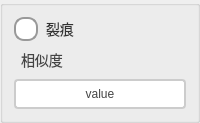
            <widget class="QGroupBox" name="groupBox_7">
             <property name="title">
              <string/>
             </property>
             <layout class="QVBoxLayout" name="verticalLayout_7">
              <item>
               <widget class="QRadioButton" name="rbtn_crackEnable">
                <property name="sizePolicy">
                 <sizepolicy hsizetype="Minimum" vsizetype="Minimum">
                  <horstretch>0</horstretch>
                  <verstretch>0</verstretch>
                 </sizepolicy>
                </property>
                <property name="styleSheet">
                 <string notr="true">QRadioButton {
    spacing: 8px;
    font-size: 14px;
    color: #333;  /* 保持原始文字颜色 */
}

/* 未选中状态 */
QRadioButton::indicator {
    width: 20px;
    height: 20px;
    border-radius: 10px;
    border: 2px solid #999;
    background: #ffffff;
}

/* 悬停效果 */
QRadioButton::indicator:hover {
    border: 2px solid #666;
}

/* 选中状态 */
QRadioButton::indicator:checked {
    border: 2px solid #FF6B00;  /* 橙色边框 */
}

/* 选中时的内圆 */
QRadioButton::indicator:checked {
    background-color: qradialgradient(
        cx:0.5, cy:0.5,
        radius:0.4,
        fx:0.5, fy:0.5,
        stop:0 #FF6B00,  /* 主橙色 */
        stop:1 transparent
    );
}

/* 禁用状态 */
QRadioButton:::disabled {
    border: 2px solid #ccc;
    background: #eee;
}

/* 点击动画效果 */
QRadioButton::indicator:pressed {
    border: 2px solid #CC5500;  /* 深橙色边框 */
    background-color: qradialgradient(
        cx:0.5, cy:0.5,
        radius:0.5,
        fx:0.5, fy:0.5,
        stop:0 #FFD8B3,  /* 浅橙色渐变 */
        stop:1 transparent
    );
}</string>
                </property>
                <property name="text">
                 <string>裂痕</string>
                </property>
               </widget>
              </item>
              <item>
               <widget class="QLabel" name="label_19">
                <property name="sizePolicy">
                 <sizepolicy hsizetype="Minimum" vsizetype="Minimum">
                  <horstretch>0</horstretch>
                  <verstretch>0</verstretch>
                 </sizepolicy>
                </property>
                <property name="styleSheet">
                 <string notr="true">/* 基础标签样式 */
QLabel {
    color: #444444;          /* 主文字色 */
    font-size: 14px;         /* 标准字号 */
    background: transparent; /* 透明背景 */
    padding: 2px 4px;        /* 基础内边距 */
}

/* 标题样式 */
QLabel.title {
    font-size: 16px;
    font-weight: 600;
    color: #333333;
    border-bottom: 1px solid #DDDDDD; /* 下划线装饰 */
    padding-bottom: 4px;
}

/* 副标题/次要文本 */
QLabel.subtitle {
    color: #666666;
    font-size: 13px;
    font-style: italic;
}

/* 强调文本 */
QLabel.emphasis {
    color: #333333;
    font-weight: 500;
    background-color: #F5F5F5;
    border-radius: 3px;
    padding: 4px 8px;
}

/* 状态标签（成功/警告/错误） */
QLabel[state=&quot;success&quot;] {
    color: #228B22;          /* 森林绿 */
    border-left: 3px solid #228B22;
    padding-left: 8px;
}

QLabel[state=&quot;warning&quot;] {
    color: #FF8C00;          /* 暗橙 */
    border-left: 3px solid #FF8C00;
    padding-left: 8px;
}

QLabel[state=&quot;error&quot;] {
    color: #B22222;          /* 砖红 */
    border-left: 3px solid #B22222;
    padding-left: 8px;
}

/* 数据展示标签 */
QLabel.data {
    color: #2F4F4F;          /* 深石板灰 */
    font-family: monospace;
    border: 1px solid #E0E0E0;
    background-color: #FFFFFF;
    padding: 6px 12px;
    border-radius: 4px;
}

/* 禁用状态 */
QLabel:disabled {
    color: #AAAAAA;
    background-color: transparent;
}

/* 链接样式（伪链接效果） */
QLabel.link {
    color: #4682B4;          /* 钢蓝 */
    text-decoration: underline;
    border-bottom: 1px dotted #4682B4;
}

/* 图标标签 */
QLabel.icon {
    qproperty-alignment: AlignCenter;
    border: 1px solid #E0E0E0;
    border-radius: 4px;
    background-color: #FFFFFF;
    padding: 12px;
}</string>
                </property>
                <property name="text">
                 <string>相似度</string>
                </property>
               </widget>
              </item>
              <item>
               <widget class="QPushButton" name="pbtn_crackSimilarity">
                <property name="sizePolicy">
                 <sizepolicy hsizetype="Minimum" vsizetype="Minimum">
                  <horstretch>0</horstretch>
                  <verstretch>0</verstretch>
                 </sizepolicy>
                </property>
                <property name="styleSheet">
                 <string notr="true">QPushButton {
    padding: 6px 14px;
    border: 2px solid #CCC;
    border-radius: 4px;
    background-color: white;
    color: #444;
}

QPushButton:hover {
    border-color: #999;
    background-color: #F5F5F5;
}

QPushButton:pressed {
    border-color: #777;
    background-color: #EEE;
}</string>
                </property>
                <property name="text">
                 <string>value</string>
                </property>
               </widget>
              </item>
             </layout>
            </widget>
